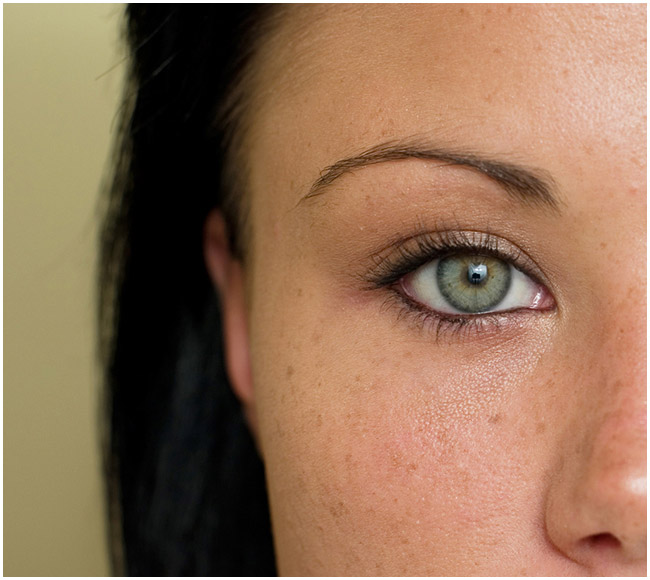
%> input picture Matlab-marco/Elaborato_4/prova.png, 650 x 580 px
$ octave img_processing.m   (GNU Octave 9; MATLAB toolbox functions it lacks are replaced by stand-ins)
%> lines starting %> are read from the running program, lines starting %| are printed output that depends on the picture
Im = imread('prova.png');
%> Im is the input picture: size 580x650x3 uint8; mean R, G, B 145.1, 112.1, 86.3
I = imresize(Im, [64 NaN]);
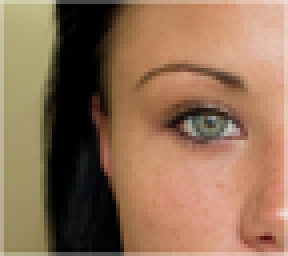
%> I: size 64x72x3 uint8 (shown 4 times larger); mean R, G, B 144.7, 111.6, 85.6
[r,c,v] = size(I);
%> r = 64; c = 72; v = 3
x = 1:c; y = 1:r;
%> after `x = 1:c`: x = 72 values from 1 to 72
%> after `y = 1:r`: y = 64 values from 1 to 64
NEW_I = zeros(5*r,5*c,v,'uint8');
NEW_I_L = zeros(5*r,5*c,v,'uint8');
new_x = linspace(1,c,5*c)';
%> new_x = 360 values from 1 to 72
new_y = linspace(1,r,5*r);
%> new_y = 320 values from 1 to 64
for i=1:3
    NEW_I(:,:,i)=uint8(interp2(x,y,double(I(:,:,i)),new_x,new_y,'spline'));
    NEW_I_L(:,:,i)=uint8(interp2(x,y,double(I(:,:,i)),new_x,new_y,'linear'));
end
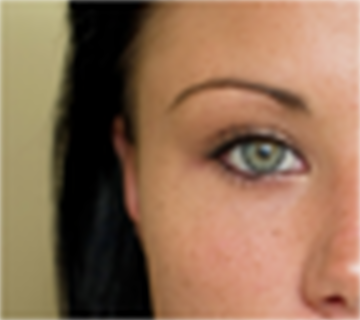
%> NEW_I: size 320x360x3 uint8; mean R, G, B 143.4, 109.9, 83.7

subplot(1,3,1), subimage(I)
subplot(1,3,2), subimage(NEW_I_L),title('linear')
subplot(1,3,3),subimage(NEW_I),title('spline')

$ run again, with Matlab-marco/Elaborato_4/vaso2.jpg saved as Matlab-marco/Elaborato_4/prova.png
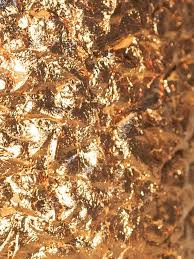
%> input picture Matlab-marco/Elaborato_4/vaso2.jpg, 194 x 259 px
%> Im is the input picture: size 259x194x3 uint8; mean R, G, B 170.1, 125.3, 83.2
%> `I = imresize(Im, [64 NaN]);`:
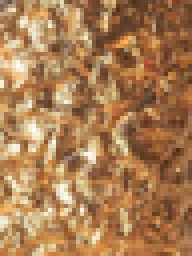
%> I: size 64x48x3 uint8 (shown 4 times larger); mean R, G, B 170, 125.3, 83.2
%> after the loop `for i=1:3`:
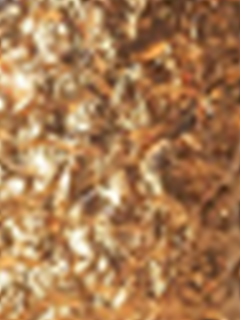
%> NEW_I: size 320x240x3 uint8; mean R, G, B 170, 125.3, 83.2
